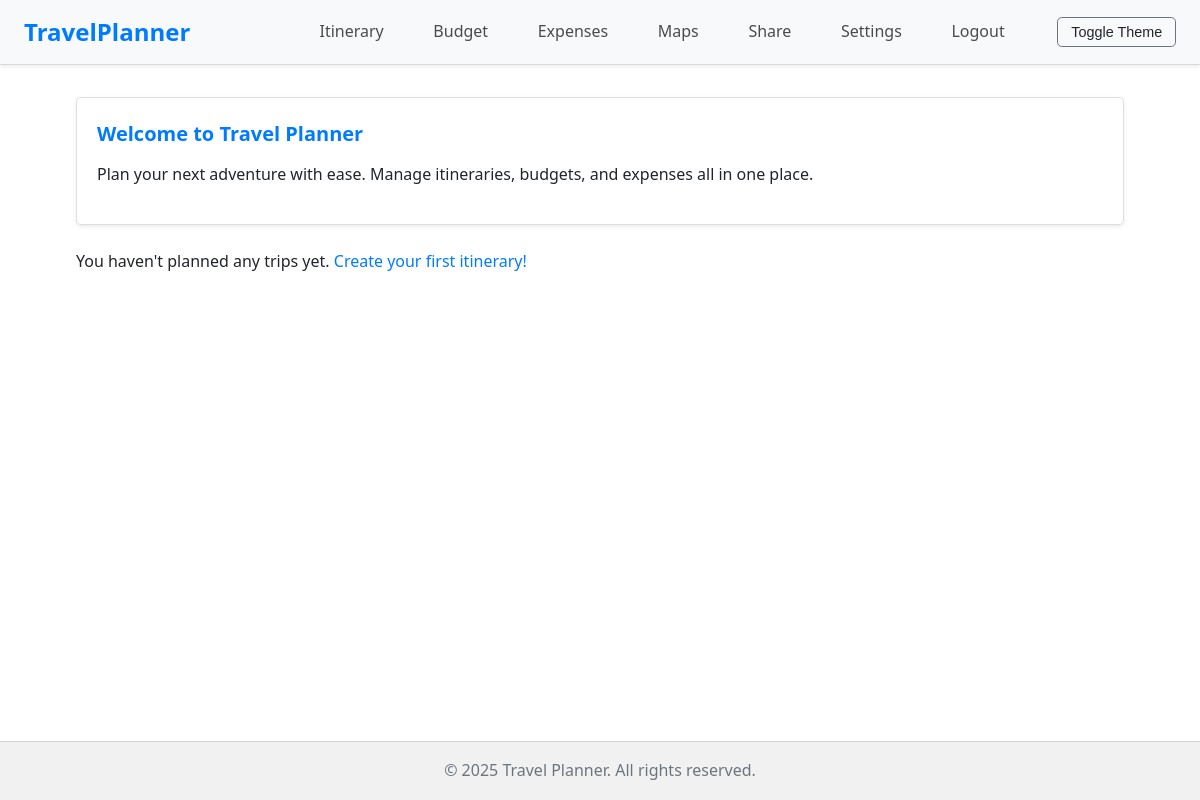
Page / (signed in) on the earlier database version.
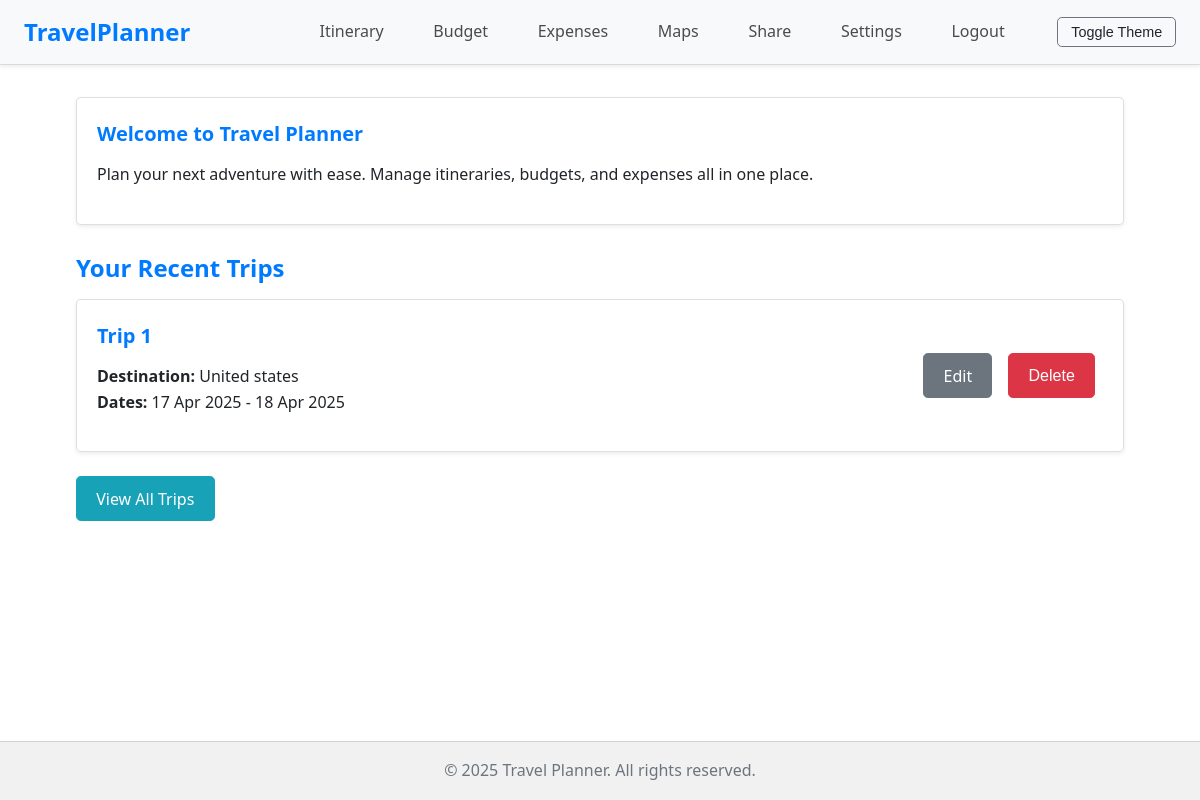
Same page on the later database version.
### app/models.py (models this page shows)
class Trip(db.Model):
    __tablename__ = 'trips'
    id = db.Column(db.Integer, primary_key=True)
    trip_name = db.Column(db.String(120), nullable=False)
    destination = db.Column(db.String(120), nullable=False)
    start_date = db.Column(db.Date, nullable=False)
    end_date = db.Column(db.Date, nullable=False)
    user_id = db.Column(db.Integer, db.ForeignKey('users.id'), nullable=False)
    user = db.relationship('User', back_populates='trips')
    budget = db.relationship('Budget', back_populates='trip', uselist=False, lazy=True, cascade="all, delete-orphan")
    activities = db.relationship('Activity', back_populates='trip', lazy=True, cascade="all, delete-orphan")
    expenses = db.relationship('Expense', back_populates='trip', lazy=True, cascade="all, delete-orphan")

### app/routes/main.py (the view)
@main_bp.route('/')
def index():
    if 'user' in session:
        user = User.query.filter_by(email=session['user']).first()
        if user:
            itineraries = Trip.query.filter_by(user_id=user.id).limit(5).all()
            return render_template('index.html', title="Travel Planner", itineraries=itineraries)
    return render_template('index.html', title="Travel Planner", itineraries=[])

### app/templates/index.html (shortened to what this page needs)
{% extends "layout.html" %}
{% block content %}
<div class="card">
    <div class="card-body text-center">
        <h1 class="card-title">Welcome to Travel Planner</h1>
        <p class="card-text">Plan your next adventure with ease. Manage itineraries, budgets, and expenses all in one place.</p>
    </div>
</div>
{% if session.user and itineraries %}
    <h2>Your Recent Trips</h2>
    <div class="trip-list">
        {% for trip in itineraries %}
        <div class="card trip-item">
            <div class="card-body">
                <div class="trip-details">
                    <h5 class="card-title">{{ trip.trip_name }}</h5>
                    <p class="card-text">
                        <strong>Destination:</strong> {{ trip.destination }}<br>
                        <strong>Dates:</strong> {{ trip.start_date.strftime('%d %b %Y') }} - {{ trip.end_date.strftime('%d %b %Y') }}
                    </p>
                </div>
                 <div class="trip-actions">
                     <a href="{{ url_for('itinerary.edit_trip', trip_id=trip.id) }}" class="btn btn-sm btn-secondary">Edit</a>
                     <form action="{{ url_for('itinerary.delete_trip', trip_id=trip.id) }}" method="POST" style="display: inline;">
                         <button type="submit" class="btn btn-sm btn-danger" onclick="return confirm('Are you sure you want to delete this trip?');">Delete</button>
                     </form>
                 </div>
            </div>
        </div>
        {% endfor %}
         <a href="{{ url_for('itinerary.itinerary') }}" class="btn btn-info">View All Trips</a>
    </div>
    {% elif session.user %}
    <p>You haven't planned any trips yet. <a href="{{ url_for('itinerary.itinerary') }}">Create your first itinerary!</a></p>
    {% endif %}
{% endblock %}

Differences in the rows shown:
added Trip: trip_name "Trip 1", destination "United states", start_date "17 Apr 2025", end_date "18 Apr 2025"
Other differences:
text no longer shown: "You haven't planned any trips yet. Create your first itinerary!"
text now shown: "Your Recent Trips View All Trips"
